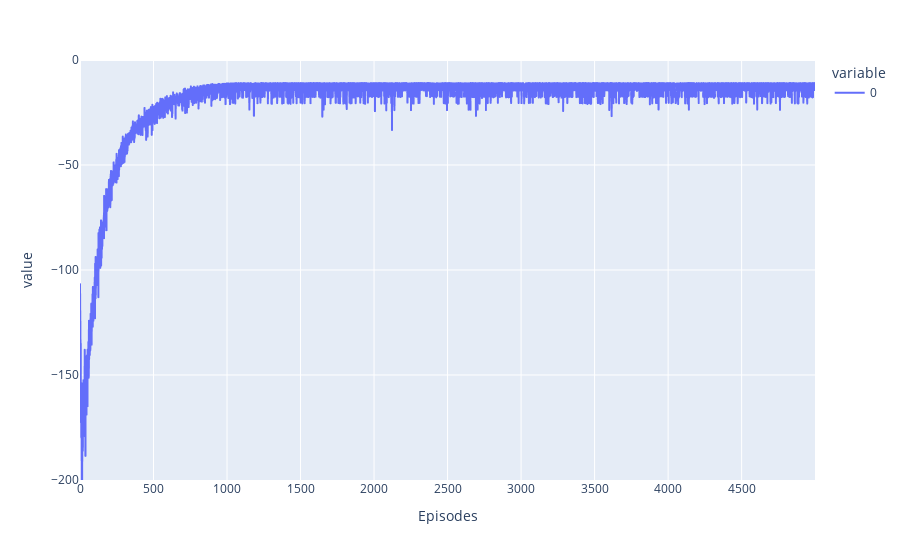

The code cell stored with this chart in its notebook:
### Code cell
rewards_df = pd.DataFrame(all_rewards)
done_df = pd.DataFrame(all_done.cumsum(axis=0)).shift().fillna(0)
all_trajectories = {}

for i in range(N_ENV):
    all_trajectories[i] = pd.DataFrame(done_df[i])
    all_trajectories[i].columns = ["Episodes"]
    all_trajectories[i]["rewards"] = rewards_df[i]

    all_trajectories[i] = all_trajectories[i].groupby("Episodes").agg("sum")
    all_trajectories[i] = all_trajectories[i].head(5000)
    all_trajectories[i] = all_trajectories[i].squeeze()

    title = (f"Average Reward per Episode, averaged over {N_ENV} runs",)
px.line(
    pd.DataFrame(all_trajectories).mean(axis=1),
    range_y=[-200, 0],
)

### Figure 1 — Plotly figure (JSON) as saved in the notebook; plotly's stock layout.template omitted (floating-point values rounded to 4 significant figures; data arrays with more than 128 entries replaced by an {"elided": "..."} marker saying what was removed)
{"data": [{"hovertemplate": "variable=0<br>Episodes=%{x}<br>value=%{y}<extra></extra>", "legendgroup": "0", "line": {"color": "#636efa", "dash": "solid"}, "marker": {"symbol": "circle"}, "mode": "lines", "name": "0", "showlegend": true, "type": "scattergl", "x": {"elided": "5000 int values"}, "xaxis": "x", "y": {"elided": "5000 float values"}, "yaxis": "y"}], "layout": {"legend": {"title": {"text": "variable"}, "tracegroupgap": 0}, "margin": {"t": 60}, "xaxis": {"anchor": "y", "domain": [0, 1], "title": {"text": "Episodes"}}, "yaxis": {"anchor": "x", "domain": [0, 1], "range": [-200, 0], "title": {"text": "value"}}}}
